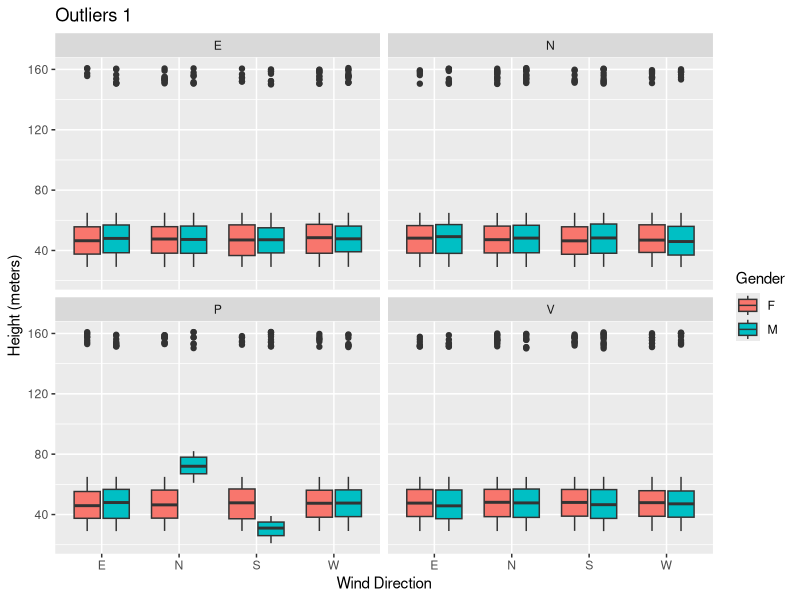
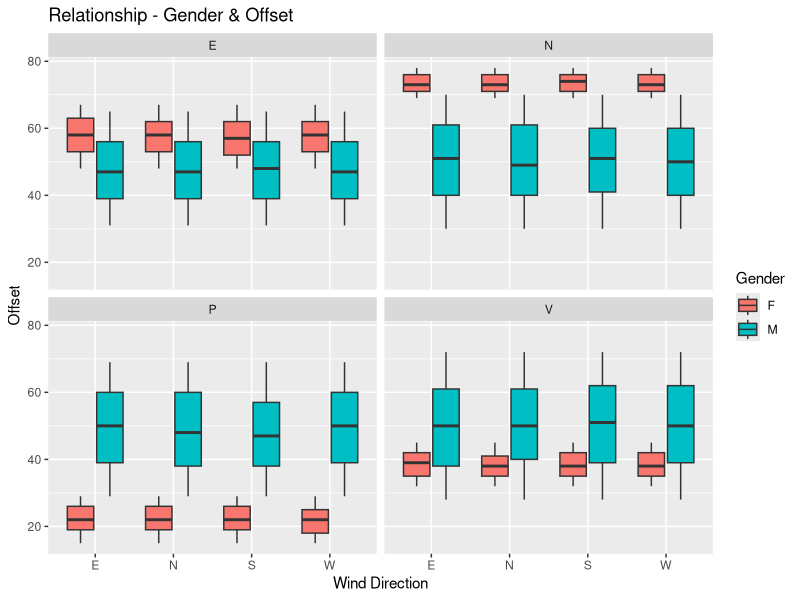
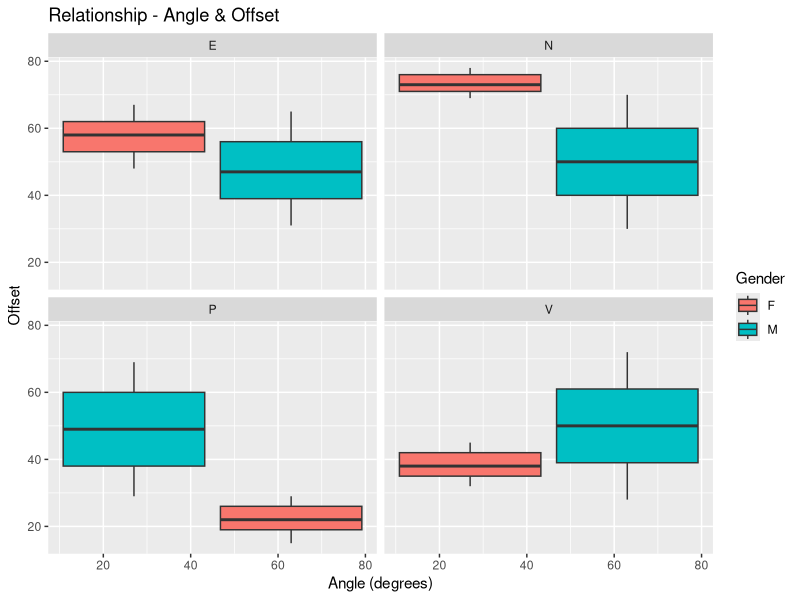
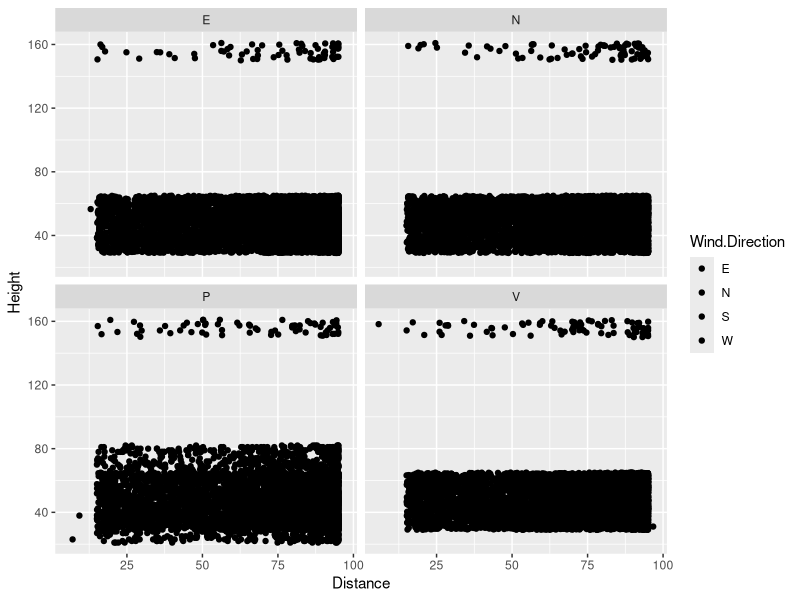

Write R code to recreate these figures, in order.
library(ggplot2)
setwd("/users/refracc/Documents/R/SET09120/Coursework")

data <- read.csv("dataset.csv")

# Potential outliers plot
outliers <- ggplot(data, aes(x=Wind.Direction, y=Height, fill=Gender)) + geom_boxplot() + facet_wrap(~Group) + xlab("Wind Direction") + ylab("Height (meters)") + labs(title = "Outliers 1")
print(outliers)


# Definite relationship plot
relationship <- ggplot(data, aes(x=Wind.Direction, y=Offset, fill=Gender)) + geom_boxplot() + facet_wrap(~Group) + xlab("Wind Direction") + labs(title = "Relationship - Gender & Offset")
print(relationship)

# Potential relationship plot
relationship1 <- ggplot(data, aes(x=Angle, y=Offset, fill=Gender)) + geom_boxplot() + facet_wrap(~Group) + xlab("Angle (degrees)") + labs(title = "Relationship - Angle & Offset")
print(relationship1)

relationship2 <- ggplot(data, aes(x=Distance, y=Height, fill=Wind.Direction)) + geom_point() + facet_wrap(~Group)
print(relationship2)
